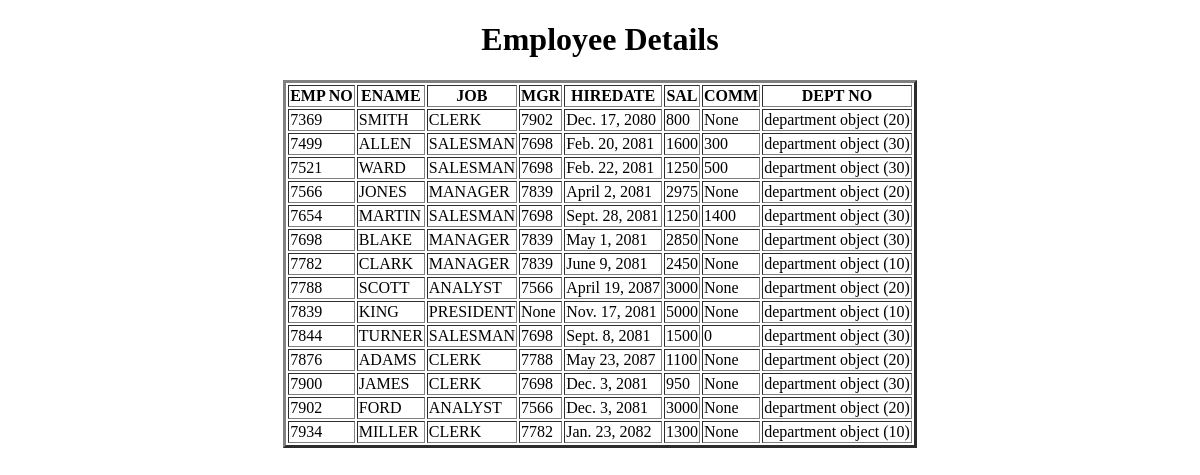
Screenshot of /Emp with the database file from the repository.
### app/models.py (models this page shows, shortened)
class Employee(models.Model):
    empno=models.IntegerField(primary_key=True)
    ename=models.CharField(max_length=100,unique=True)
    job=models.CharField(max_length=100)
    mgr=models.IntegerField(null=True,blank=True)
    hiredate=models.DateField()
    sal=models.IntegerField()
    comm=models.IntegerField(null=True,blank=True)
    Deptno=models.ForeignKey(department,on_delete=models.CASCADE)

class department(models.Model):
    Deptno=models.IntegerField(primary_key=True)
    Dname=models.CharField(max_length=100)
    Loc=models.CharField(max_length=100)

### app/views.py (the view)
# urls.py: path('Emp',Emp,name='Emp'),
def Emp(request):
    LOE=Employee.objects.all()
    d={'empl':LOE}
    return render(request,'Emp.html',d)

### templates/Emp.html (shortened to what this page needs)
{% load static %}
<!DOCTYPE html>
<html lang="en">
<head>
    <link rel="stylesheet" href="{% static 'css/css2.css' %}">
</head>
<body>
    <center>
        <h1>Employee Details</h1>
        <table border="3px">
            <tr id="a">
                <th>EMP NO</th>
                <th>ENAME</th>
                <th>JOB</th>
                <th>MGR</th>
                <th>HIREDATE</th>
                <th>SAL</th>
                <th>COMM</th>
                <th>DEPT NO</th>
            </tr>
        {% for i in empl %}
        <tr>
            <td class="b">{{i.empno}}</td>
            <td class="c">{{i.ename}}</td>
            <td class="d">{{i.job}}</td>
            <td class="e">{{i.mgr}}</td>
            <td class="f">{{i.hiredate}}</td>
            <td class="g">{{i.sal}}</td>
            <td class="h">{{i.comm}}</td>
            <td class="i">{{i.Deptno}}</td>
        </tr>
        {% endfor %}
        </table>
    </center>
</body>
</html>

### rows the page displays
Employee: empno "7369", ename "SMITH", job "CLERK", mgr "7902", hiredate "Dec. 17, 2080", sal "800", comm "None", Deptno "department object (20)"
Employee: empno "7499", ename "ALLEN", job "SALESMAN", mgr "7698", hiredate "Feb. 20, 2081", sal "1600", comm "300", Deptno "department object (30)"
Employee: empno "7521", ename "WARD", job "SALESMAN", mgr "7698", hiredate "Feb. 22, 2081", sal "1250", comm "500", Deptno "department object (30)"
Employee: empno "7566", ename "JONES", job "MANAGER", mgr "7839", hiredate "April 2, 2081", sal "2975", comm "None", Deptno "department object (20)"
Employee: empno "7654", ename "MARTIN", job "SALESMAN", mgr "7698", hiredate "Sept. 28, 2081", sal "1250", comm "1400", Deptno "department object (30)"
Employee: empno "7698", ename "BLAKE", job "MANAGER", mgr "7839", hiredate "May 1, 2081", sal "2850", comm "None", Deptno "department object (30)"
Employee: empno "7782", ename "CLARK", job "MANAGER", mgr "7839", hiredate "June 9, 2081", sal "2450", comm "None", Deptno "department object (10)"
Employee: empno "7788", ename "SCOTT", job "ANALYST", mgr "7566", hiredate "April 19, 2087", sal "3000", comm "None", Deptno "department object (20)"
Employee: empno "7839", ename "KING", job "PRESIDENT", mgr "None", hiredate "Nov. 17, 2081", sal "5000", comm "None", Deptno "department object (10)"
Employee: empno "7844", ename "TURNER", job "SALESMAN", mgr "7698", hiredate "Sept. 8, 2081", sal "1500", comm "0", Deptno "department object (30)"
Employee: empno "7876", ename "ADAMS", job "CLERK", mgr "7788", hiredate "May 23, 2087", sal "1100", comm "None", Deptno "department object (20)"
Employee: empno "7900", ename "JAMES", job "CLERK", mgr "7698", hiredate "Dec. 3, 2081", sal "950", comm "None", Deptno "department object (30)"
Employee: empno "7902", ename "FORD", job "ANALYST", mgr "7566", hiredate "Dec. 3, 2081", sal "3000", comm "None", Deptno "department object (20)"
Employee: empno "7934", ename "MILLER", job "CLERK", mgr "7782", hiredate "Jan. 23, 2082", sal "1300", comm "None", Deptno "department object (10)"
